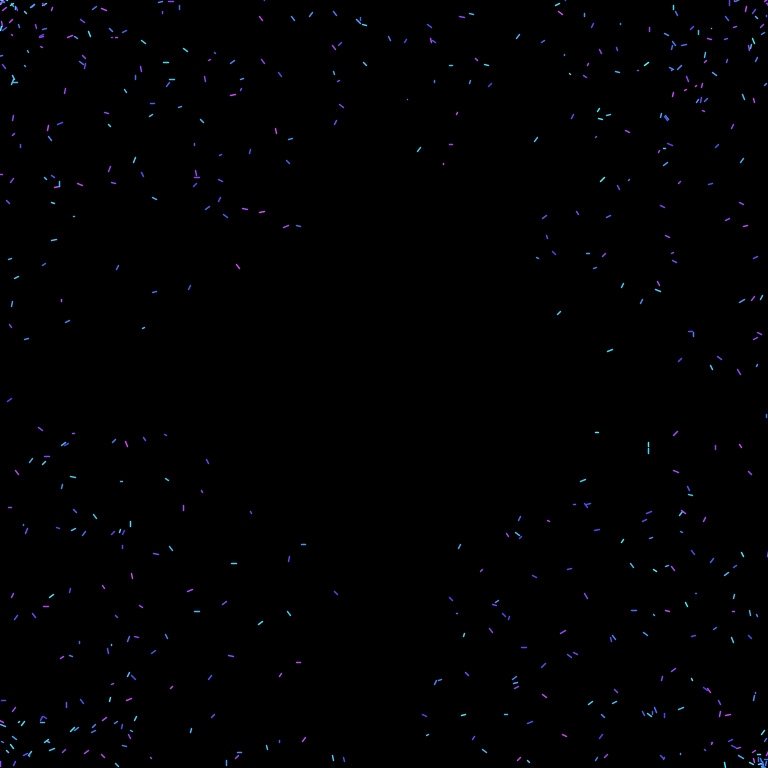
Frame 1 (no input)
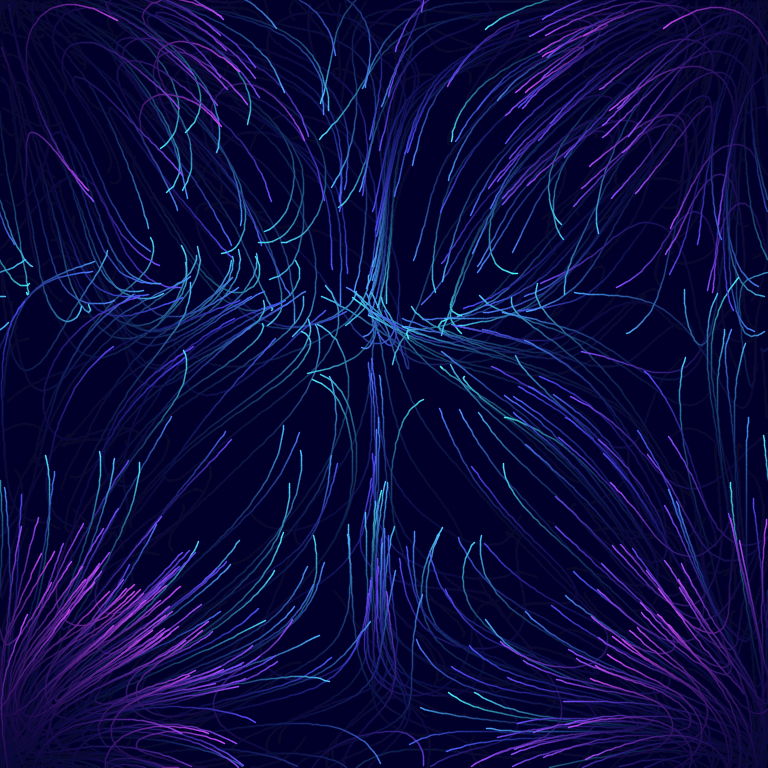
Frame 60 (the mouse pressed at the canvas centre just before this capture)
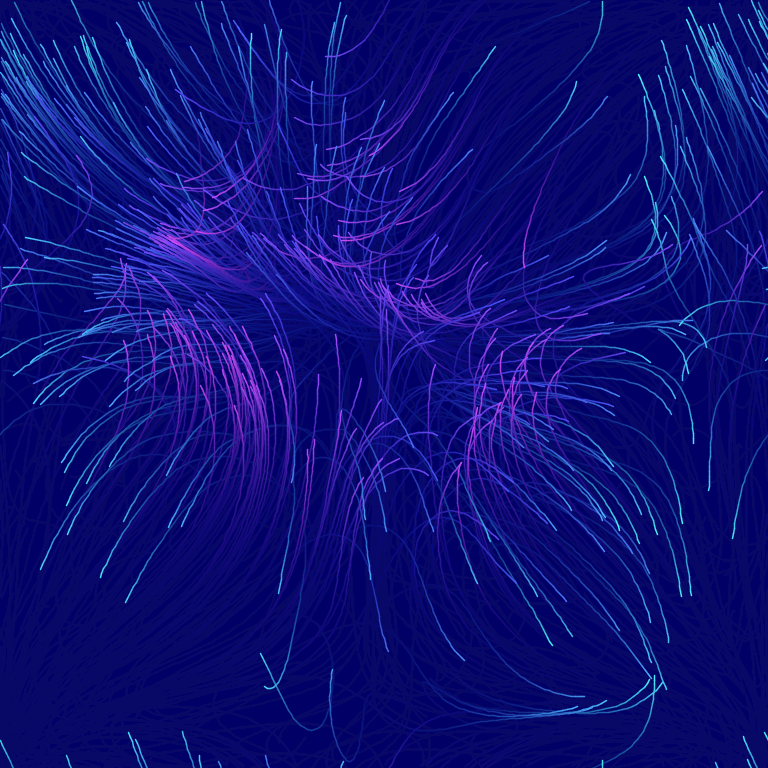
Frame 120 (the mouse held since frame 60 and released just before this capture)

The Processing sketch that drew these frames (run headless with seeded random() and noise(); from frame 60 on, the mouse is pressed at the canvas centre):

// Processing sketch: coriolis
// ── coriolis.pde
float dimension, count, viewRadius, thickness, timeFactor, attractionSkew, dimensionRadius, collisionDistance, blueCount;
boolean blueUp;
ArrayList<Particle> particles = new ArrayList<Particle>();

void setup() {
  size(768, 768);
  colorMode(HSB, 1);
  smooth(8);
  background(0);

  dimension = 768;
  count = 550;
  thickness = 1.5;
  timeFactor = 5;
  attractionSkew = 0.25;
  
  dimensionRadius = dimension / 2;
  viewRadius = 250000;
  collisionDistance = 4 * thickness * thickness;
  
  blueCount = 0;
  blueUp = true;
  
  for(int i = 0; i < count; i++) {
    particles.add(new Particle());
  }
}

void draw() {
  updateParticles();
  noStroke();
  colorMode(RGB, 255);
  fill(0, 0, blueCount, 15);
  if(blueUp) {
    blueCount++;
    if(blueCount >= 120) {
      blueUp = !blueUp;
    }
  } else {
    blueCount--;
    if(blueCount <= 40) {
      blueUp = !blueUp;
    }
  }
  rect(0, 0, width, height);
  strokeWeight(thickness);
  for(int i = 0; i < particles.size(); i++) {
    Particle p = particles.get(i);
    stroke(p.c);
    line(p.pos_x, p.pos_y, p.pos_x- timeFactor * p.vel_x, p.pos_y - timeFactor * p.vel_y);
  }
}

void updateParticles() {
  for(int i = 1; i < particles.size(); i++) {
    Particle p = particles.get(i);
    for(int j = 0; j < i; j++) {
      Particle p2 = particles.get(j);
      float dx = (p2.pos_x - p.pos_x + 3 * dimensionRadius) % dimension - dimensionRadius;
      float dy = (p2.pos_y - p.pos_y + 3 * dimensionRadius) % dimension - dimensionRadius;
      float d2 = sq(dx) + sq(dy);
      if( d2 < collisionDistance ) {
        p.vel_x -= dx / (d2 + 10);
        p.vel_y -= dy / (d2 + 10);
        p2.vel_x += dx / (d2 + 10);
        p2.vel_y += dy / (d2 + 10);
      } else if( d2 < viewRadius ) {
        float attraction = cos((p2.shade - p.shade + attractionSkew) * TAU);
        p.vel_x += attraction * dx / (d2 + 500);
        p.vel_y += attraction * dy / (d2 + 500);
        attraction = cos((p.shade - p2.shade + attractionSkew) * TAU);
        p2.vel_x -= attraction * dx / (d2 + 500);
        p2.vel_y -= attraction * dy / (d2 + 500);
      }
    }
  }
  for(int i = 0; i < particles.size(); i++) {
    Particle p = particles.get(i);
    float direction = atan2(p.vel_y, p.vel_x);
    float speed = sqrt(p.vel_x * p.vel_x + p.vel_y * p.vel_y);
    if( speed > p.topSpeed ) speed = p.topSpeed;
    p.vel_x = speed * cos(direction);
    p.vel_y = speed * sin(direction);
    p.pos_x = (p.pos_x + p.vel_x * timeFactor + dimension) % dimension;
    p.pos_y = (p.pos_y + p.vel_y * timeFactor + dimension) % dimension;
  }
}

// ── particle.pde
class Particle {
  float pos_x, pos_y, shade, topSpeed, speed, vel_x, vel_y;
  color c;
  
  Particle() {
    float angle = random(0, 360) * PI / 180;
    float length = random(min(width, height) / 2);
    pos_x = cos(angle) * length;
    pos_y = sin(angle) * length;
    shade = random(0.5, 0.8);
    topSpeed = random(1 - 0.1, 1);
    c = color(shade, 0.7, topSpeed);
    vel_x = topSpeed * cos(random(TAU));
    vel_y = topSpeed * sin(random(TAU));
  }
}
